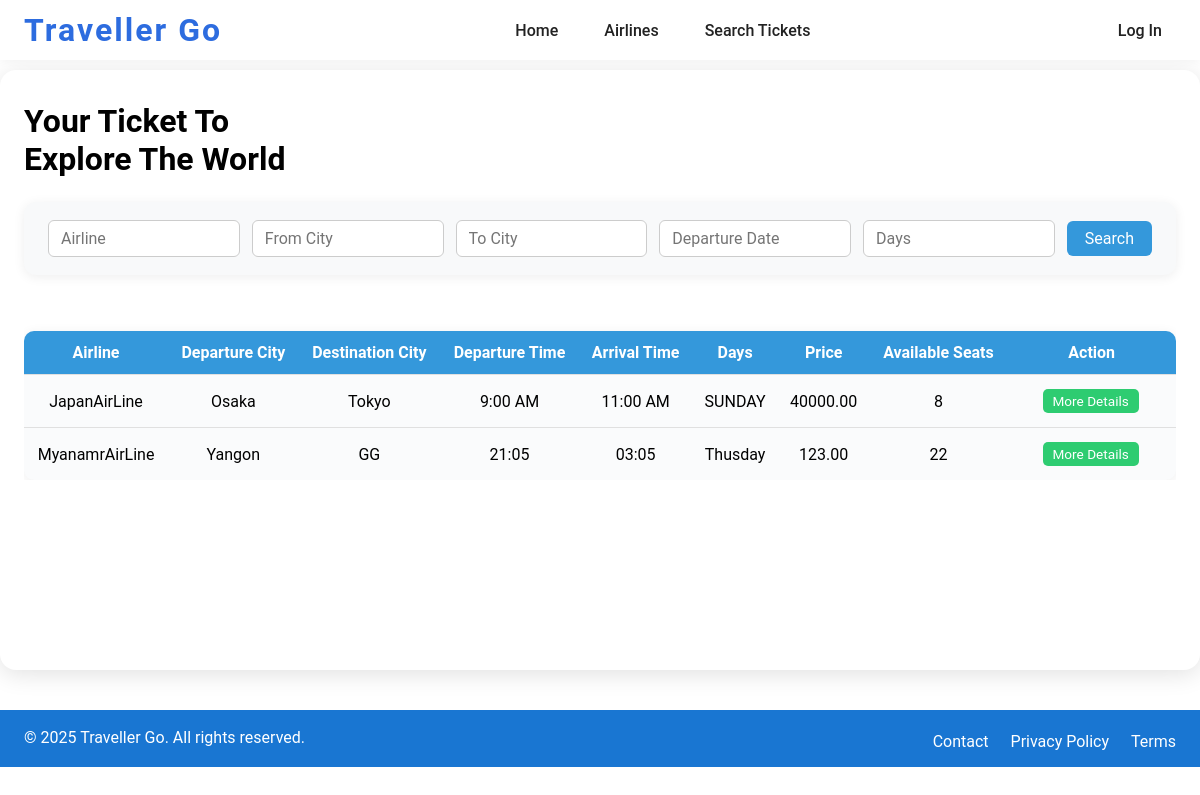
The page / on the database its author committed.
### tables this page shows
CREATE TABLE `flights` (
  `flight_id` int(11) NOT NULL,
  `airline` varchar(100) NOT NULL,
  `departure_city` varchar(100) NOT NULL,
  `destination_city` varchar(100) NOT NULL,
  `departure_time` varchar(100) NOT NULL,
  `arrival_time` varchar(100) NOT NULL,
  `Days` varchar(100) NOT NULL,
  `price` decimal(10,2) NOT NULL,
  `available_seats` int(11) NOT NULL DEFAULT 0
);

### controllers/traveller_controller.php (called while the page is built, shortened)
<?php
require_once 'models/traveller_abstract.php';
class traveller_controller
{
    private $traveller;
    public function __construct($db)
    {
        $this->traveller = new traveller_abstract($db);
    }
    public function index()
    {
        $results = $this->traveller->search([
            'airline' => $_GET['airline'] ?? '',
            'from_city' => $_GET['from_city'] ?? '',
            'to_city' => $_GET['to_city'] ?? '',
            'departure_time' => $_GET['departure_time'] ?? '',
            'days' => $_GET['days'] ?? ''
        ]);
        include 'views/index.php';
    }
}
?>

### models/traveller_abstract.php (called while the page is built, shortened)
<?php
require_once 'models/db_abstract.php';
class traveller_abstract extends db_abstract implements traveller
{
    public function search($data)
    {
        $sql = "SELECT * FROM flights WHERE available_seats>0 AND departure_time >= :today";
        $condition = [];
        $params = [':today' => date('Y-m-d')];
        $stmt = $this->db->prepare($sql);
        $stmt->execute($params);
        return $stmt->fetchAll(PDO::FETCH_ASSOC);
    }
}
?>

### models/db_abstract.php (called while the page is built, shortened)
<?php
abstract class db_abstract
{
    public function __construct($db)
    {
        $this->db = $db;
    }
}
?>

### views/index.php (the view, shortened to what this page needs)
<?php
require_once 'models/traveller_abstract.php';
?>
<!DOCTYPE html>
<html lang="en">
<head>
    <link rel="stylesheet" href="style/search.css">
</head>
<body>
    <?php include 'includes/header.php'; ?>
    <div class="main-content">
        <div class="container">
            <div class="container-details">
                <h1>Your Ticket To</h1>
                <h1>Explore The World</h1>
            </div>
            <div class="container-search">
                <form action="index.php" method="GET">
                    <input type="text" name="airline" placeholder="Airline">
                    <input type="text" name="from_city" placeholder="From City">
                    <input type="text" name="to_city" placeholder="To City">
                    <input type="text" name="departure_time" placeholder="Departure Date">
                    <input type="text" name="days" placeholder="Days">
                    <button type="submit">Search</button>
                </form>
            </div>
            <?php if (!empty($results)): ?>
                <div class="table-responsive">
                    <table>
                        <thead>
                            <tr>
                                <th>Airline</th>
                                <th>Departure City</th>
                                <th>Destination City</th>
                                <th>Departure Time</th>
                                <th>Arrival Time</th>
                                <th>Days</th>
                                <th>Price</th>
                                <th>Available Seats</th>
                                <th>Action</th>
                            </tr>
                        </thead>
                        <tbody>
                            <?php foreach ($results as $row): ?>
                                <tr>
                                    <td data-label="Airline"><?= htmlspecialchars($row['airline']) ?></td>
                                    <td data-label="Departure City"><?= htmlspecialchars($row['departure_city']) ?></td>
                                    <td data-label="Destination City"><?= htmlspecialchars($row['destination_city']) ?></td>
                                    <td data-label="Departure Time"><?= htmlspecialchars($row['departure_time']) ?></td>
                                    <td data-label="Arrival Time"><?= htmlspecialchars($row['arrival_time']) ?></td>
                                    <td data-label="Days"><?= htmlspecialchars($row['Days']) ?></td>
                                    <td data-label="Price"><?= htmlspecialchars($row['price']) ?></td>
                                    <td data-label="Available Seats"><?= htmlspecialchars($row['available_seats']) ?></td>
                                    <td data-label="Action" class="action">
                                        <a class="details-btn"
                                            href="index.php?action=flight&flight_id=<?= htmlspecialchars($row['flight_id']) ?>">
                                            More Details
                                        </a>
                                    </td>
                                </tr>
                            <?php endforeach; ?>
                        </tbody>
                    </table>
                </div>
            <?php else: ?>
                <p>No results found.</p>
            <?php endif; ?>
        </div>
    </div>
    <?php include 'views/includes/footer.php'; ?>
</body>
</html>

### style/search.css (style rules this page uses)
* { box-sizing: border-box; margin: 0; padding: 0; font-family: "Roboto", sans-serif; }
.main-content { background: #fff; box-shadow: 0 4px 24px rgba(0, 0, 0, 0.12); border-radius: 16px; margin: 10px auto; padding: 32px 24px; min-height: 600px; position: relative; max-width: 1200px; box-sizing: border-box; }
.container-search { margin: 24px 0; display: flex; justify-content: center; width: 100%; max-width: 1200px; box-sizing: border-box; }
.container-search form { display: flex; gap: 12px; background: #f8f9fa; padding: 18px 24px; border-radius: 12px; box-shadow: 0 2px 12px rgba(0, 0, 0, 0.07); align-items: center; width: 100%; box-sizing: border-box; }
.container-search input[type="text"] { padding: 8px 12px; border: 1px solid #ccc; border-radius: 6px; font-size: 1rem; outline: none; flex: 1 1 0; min-width: 0; }
.container-search button[type="submit"] { padding: 8px 18px; background: #3498db; color: #fff; border: none; border-radius: 6px; font-size: 1rem; cursor: pointer; transition: background 0.2s; }
.table-responsive { width: 100%; overflow-x: auto; max-width: 1200px; margin: 0 auto; box-sizing: border-box; }
table { width: 100%; border-collapse: collapse; margin-top: 32px; background: #fafbfc; border-radius: 10px; overflow: hidden; box-shadow: 0 2px 12px rgba(0, 0, 0, 0.07); min-width: 700px; }
th, td { padding: 12px 10px; text-align: center; border-bottom: 1px solid #e0e0e0; font-family: "Roboto", sans-serif; font-size: 1rem; }
th { background: #3498db; color: #fff; font-weight: 600; }
tr:last-child td { border-bottom: none; }
td.action { min-width: 160px; text-align: center; }
.details-btn { background: #2ecc71; color: #fff; border-radius: 6px; padding: 6px 14px; text-decoration: none; font-size: 0.95rem; display: inline-block; margin-left: 0.5em; transition: background 0.2s; }
button.search-btn, .details-btn { padding: 4px 10px; font-size: 0.85rem; border-radius: 5px; margin: 2px 2px 2px 0; }

### style/index.css (style rules this page uses)
* { box-sizing: border-box; margin: 0; padding: 0; font-family: "Roboto", sans-serif; }

### rows shown on the page
flights: airline "JapanAirLine", departure_city "Osaka", destination_city "Tokyo", departure_time "9:00 AM", arrival_time "11:00 AM", Days "SUNDAY", price "40000.00", available_seats "8"
flights: airline "MyanamrAirLine", departure_city "Yangon", destination_city "GG", departure_time "21:05", arrival_time "03:05", Days "Thusday", price "123.00", available_seats "22"
